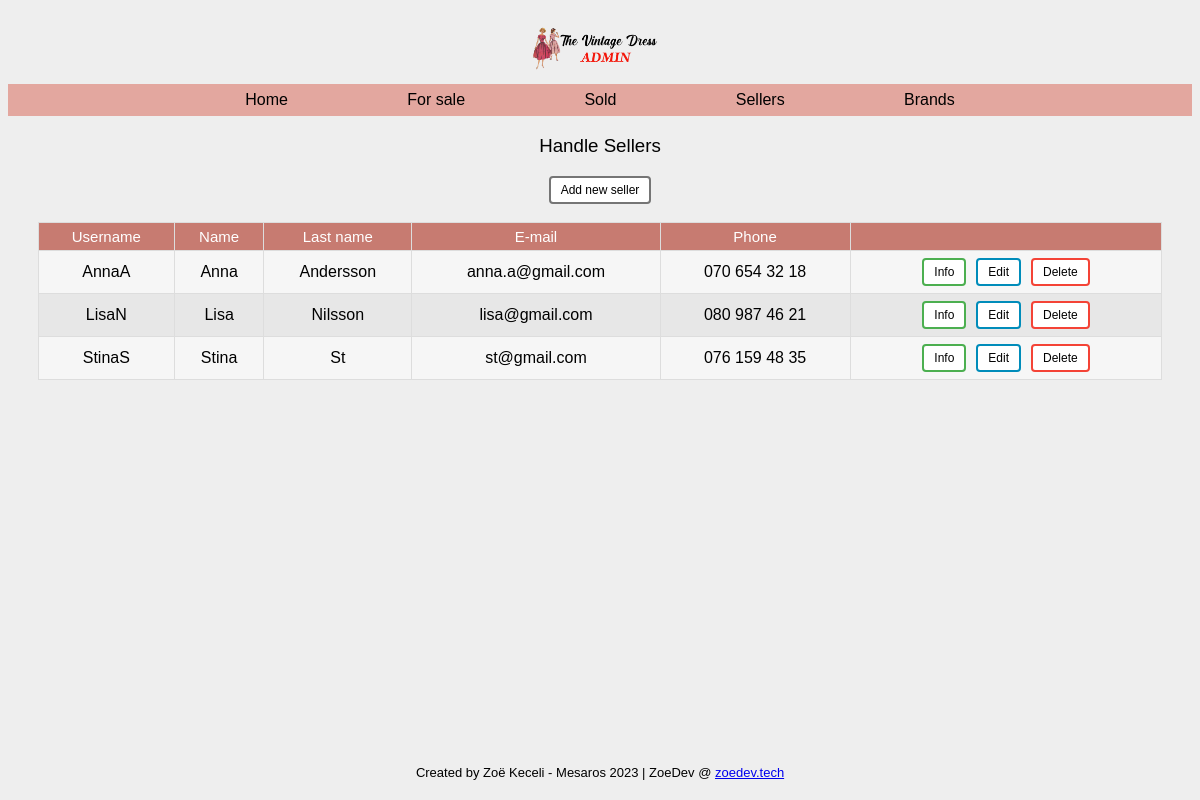
Page /sellers.php on the earlier database version.
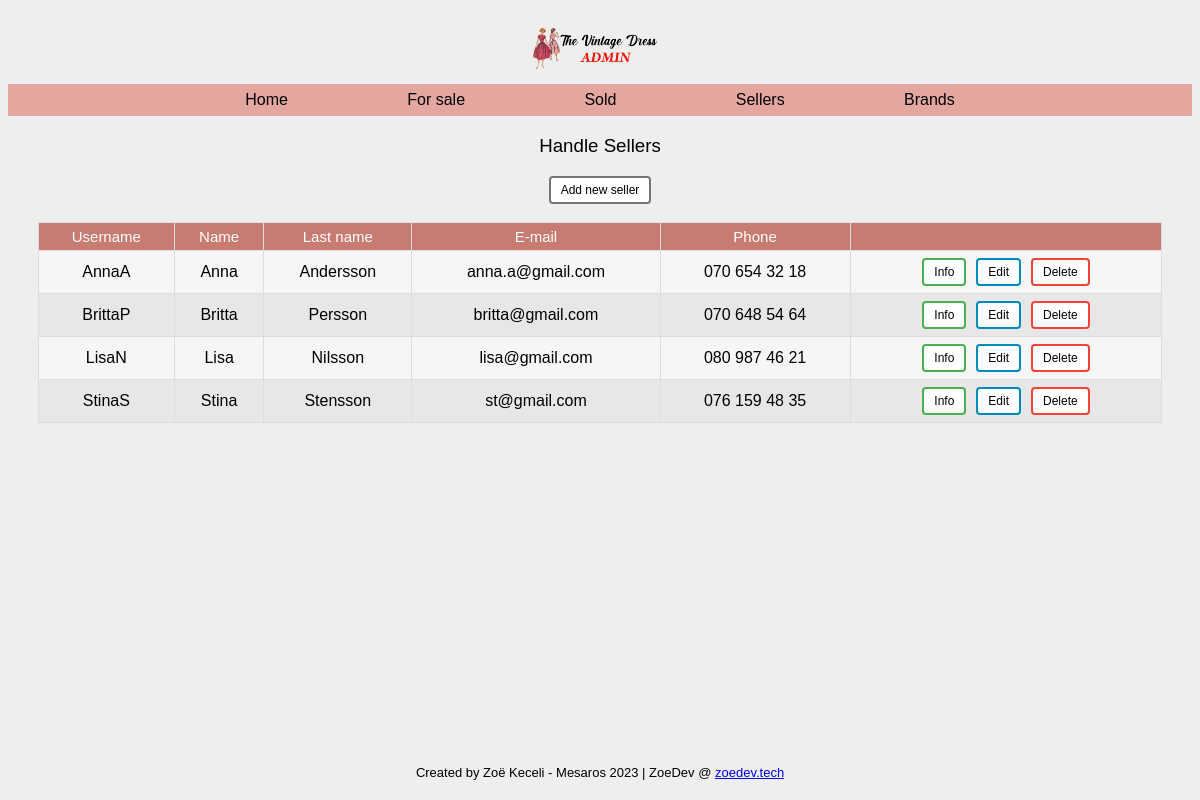
Same page on the later database version.
### tables this page shows
CREATE TABLE `sellers` (
  `id` int(11) NOT NULL,
  `username` varchar(32) NOT NULL,
  `first_name` varchar(32) NOT NULL,
  `last_name` varchar(32) NOT NULL,
  `email` varchar(32) NOT NULL,
  `phone` varchar(15) NOT NULL
);

### sellers.php (called while the page is built)
<?php
require 'classes/view/seller-view.php';
require 'classes/model/seller-model.php';
$pdo = require 'partials/connect.php';
$sellerModel = new SellerModel($pdo);
$sellerView = new SellerView();
include 'partials/header.php';
include 'partials/nav.php';
$sellerView->renderAllSellersAsList($sellerModel->getAllSellersOrderByFirstname());
include 'partials/footer.php';

### classes/model/db.php (called while the page is built, shortened)
<?php
class DB
{
    public function __construct(PDO $pdo)
    {
        $this->pdo = $pdo;
    }
}

### classes/model/seller-model.php (called while the page is built, shortened)
<?php
require_once 'db.php';
class SellerModel extends DB
{
    protected $table = "sellers";
    public function getAllSellersOrderByFirstname()
    {
        $query = "SELECT * FROM {$this->table} ORDER BY first_name";
        $stmt = $this->pdo->prepare($query);
        $stmt->execute();
        return $stmt->fetchAll(PDO::FETCH_ASSOC);
    }
}

### classes/view/seller-view.php (the view, shortened to what this page needs)
<?php
class SellerView
{
    public function renderAllSellersAsList(array $sellers): void
    {
        echo "<h3 class='pageTitle'>Handle Sellers</h3>";
        echo "<button class='addButton'><a href='seller-new.php'>Add new seller</a></button>";
        echo "<br><br>";
        echo "<table class='center'>";
        echo "<th>Username</th>";
        echo "<th>Name</th>";
        echo "<th>Last name</th>";
        echo "<th>E-mail</th>";
        echo "<th>Phone</th>";
        echo "<th></th>";
        foreach ($sellers as $seller) {
            echo "<tr>";
            echo "<td>{$seller['username']}</td>";
            echo "<td>{$seller['first_name']}</td>";
            echo "<td>{$seller['last_name']}</td>";
            echo "<td>{$seller['email']}</td>";
            echo "<td>{$seller['phone']}</td>";
            echo "<td>";
            echo "<button class='btnGreen'><a href='seller-details.php?id={$seller['id']}'>Info</a></button>";
            echo "<button class='btnEdit'><a href='seller-edit.php?id={$seller['id']}'>Edit</a></button>";
            echo "<button class='btnDel'><a href='seller-delete.php?id={$seller['id']}'>Delete</a></button>";
            echo "</td>";
            echo "</tr>";
        }
        echo "</table>";
    }
}

Differences in the rows shown:
added sellers: username "BrittaP", first_name "Britta", last_name "Persson", email "britta@gmail.com", phone "070 648 54 64"
changed sellers "StinaS": last_name "St" → "Stensson"
